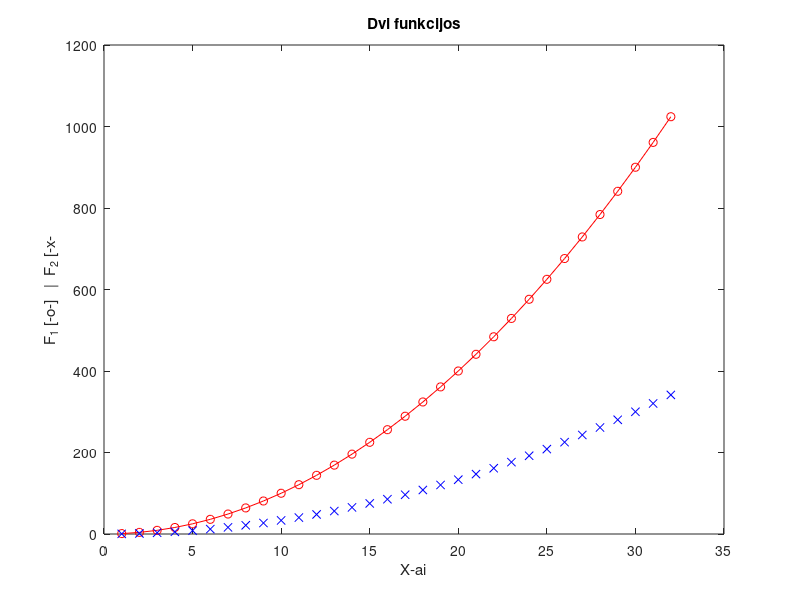

Source code (MATLAB): (Note: this script raises an error after producing the figure.)
% Herkus Totorovas
% EEF-25/2
% 2026-09-09

x = 1:32;
y = x.^2;


plot(x, y, 'o-r' , x, y/3, 'xb')
title('Dvi funkcijos')
xlabel('X-ai')
ylabel('F_1 [-o-]   |  F_2 [-x-')

% Papildoma uzduotis


N = 3;



v = N+1 : 0.5 : N+4;


A = N : N+8;
A = reshape(A, 3, 3);


Aa = A([3], [2]);

Ab = A([2 3], [1 2]);

Ac = A([1 3], [1 3]);

A_nauja = [A, v'];

disp('Vektorius v:')
disp(v)

disp('Matrica A:')
disp(A)

disp('a) Atrinkta matrica:')
disp(Aa)

disp('b) Atrinkta matrica:')
disp(Ab)

disp('c) Atrinkta matrica:')
disp(Ac)

disp('Matrica A su prijungtu vektoriumi:')
disp(A_nauja)

%Papildomas balas


N = 0;
j = N+1:0,5:N+4

A = [N N+1 N+2; N+3 N+4 N+5; N+6 N+7 N+8]

A(3,2)
A(2:3,1:2)
A([1 7 3 9])

b = [j(1) j(4) j(7)];

vertcat (A, b)
